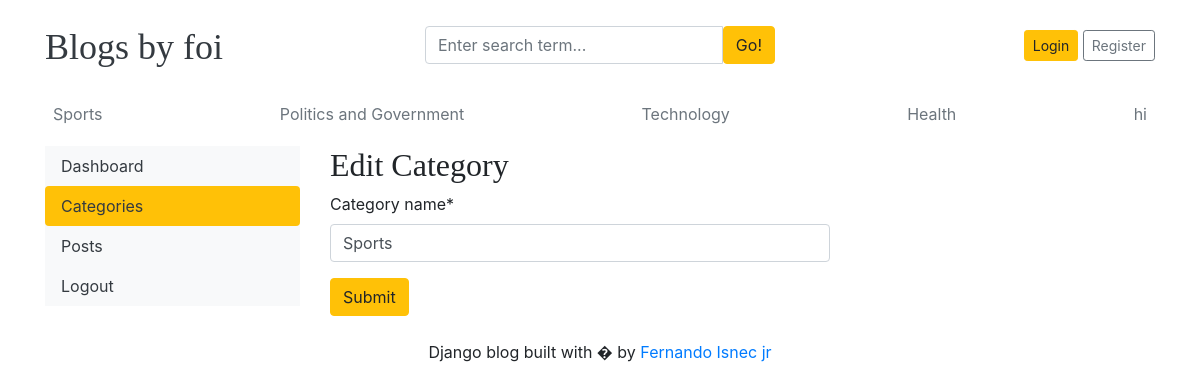
The page /dashboard/categories/edit/1/ on the database its author committed.
### blogs/models.py (models this page shows, shortened)
class Category(models.Model):
    category_name =models.CharField(max_length=50,unique=True)
    created_at = models.DateTimeField(auto_now_add=True)
    updated_at =models.DateTimeField(auto_now=True)
    class Meta:
        verbose_name_plural ='categories'

### dashboards/views.py (the view)
# urls.py: path('categories/edit/<int:pk>/',views.edit_category, name='edit_category'),
def edit_category(request,pk):
    category = get_object_or_404(Category,pk=pk)
    if request.method == 'POST':
        form = CategoryForm(request.POST, instance = category)
        if form.is_valid():
            form.save()
            redirect('categories')
    form =CategoryForm(instance = category)
    context = {
        'form': form,
        'category':category,
    }
    return render(request,'dashboard/edit_category.html',context)

### dashboards/forms.py
class CategoryForm(forms.ModelForm):
    class Meta:
        model = Category
        fields = '__all__'

### blogs/context_processors.py (called while the page is built)
def get_categories(request):
    categories = Category.objects.all()
    return dict(categories = categories)

def get_social_links(request):
    social_links = SocialLink.objects.all
    return dict(social_links = social_links)

### templates/dashboard/edit_category.html (shortened to what this page needs)
{% extends 'base.html' %}
{% block content %}
{% load crispy_forms_tags %}
<div class = "row">
    {% include 'dashboard/sidebar.html' %}
    <div class = "col-md-9">
        <h2>Edit Category</h2>
        <form action ="{% url 'edit_category' category.id %}" method ="POST" style = "width:500px;">
            {{form|crispy}}
             <button type = "submit" class="btn btn-warning">Submit</button>
         </form>
         <br>
     </div>
   </div>
{% endblock %}

### templates/base.html (shortened to what this page needs)
{% load static %}
<!DOCTYPE html>
<html lang="en">
<head>
    <link href="https://getbootstrap.com/docs/4.0/dist/css/bootstrap.min.css" rel="stylesheet">
    <link href="{% static 'css/blog.css' %}" rel="stylesheet">
    <link rel="stylesheet" href="https://cdnjs.cloudflare.com/ajax/libs/font-awesome/4.7.0/css/font-awesome.min.css">
  </head>
<body>
    <div class="container">
      <header class="blog-header py-3">
        <div class="row flex-nowrap justify-content-between align-items-center">
          <div class="col-4 pt-1">
            <a class="blog-header-logo text-dark" href="/">Blogs by foi</a>
          </div>
        <div class = "col-4">
          <form action ="{% url 'search' %}" method = "GET">
            <div class="input-group">
              <input class="form-control" type="text" name ="keyword" value = "{{keyword}}" placeholder="Enter search term..." aria-label="Enter search term..." aria-describedby="button-search" />
              <button type = "submit" class="btn btn-warning" id="button-search" type="button">Go!</button>
          </div>
        </form>
      </div>
      <div class="col-4 d-flex justify-content-end align-items-center">
        {% if  not user.is_authenticated %}
            <a class="btn btn-sm btn-warning" href="{% url 'login' %}">Login </a> &nbsp;
            <a class="btn btn-sm btn-outline-secondary" href="{% url 'register'%}">Register</a>
            {% else %}
            <span><a href = "{% url 'dashboard' %}">Dashboard</a></span>
            &emsp;
            <span ><a href ="{% url 'logout' %}">Logout</a></span>
            {% endif %}
          </div>
        </div>
      </header>
      <div class="nav-scroller py-1 mb-2">
        <nav class="nav d-flex justify-content-between">
          {% for cat in  categories %}
          <a class="p-2 text-muted" href= "{% url 'posts_by_category' cat.id %}">{{ cat.category_name }}</a>
          {% endfor %}
        </nav>
    </div>
{%block content%}
{% endblock %}
<div>
  <footer class="blog-footer ">
    <p>Django blog built with � by <a href="#">Fernando Isnec jr </a></p>
   </footer>
  </div>
</body>
</html>

### blog_main/static/css/blog.css (style rules this page uses)
.blog-header-logo { font-family: "Playfair Display", Georgia, "Times New Roman", serif; font-size: 2.25rem; }
h1, h2, h3, h4, h5, h6 { font-family: "Playfair Display", Georgia, "Times New Roman", serif; }

### templates/base.html (style rules this page uses)
footer { text-align: center; }

### rows shown on the page
Category: category_name "Sports"
Category: category_name "Politics and Government"
Category: category_name "Technology"
Category: category_name "Health"
Category: category_name "hi"
